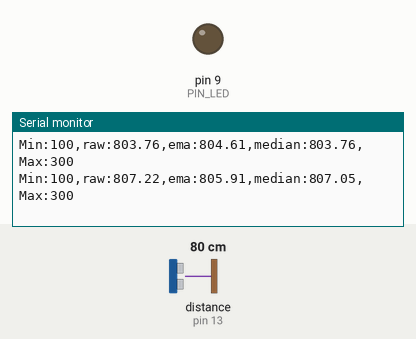
Recording of a sketch running on a simulated Arduino Uno, built with avr-gcc and run on an emulated ATmega328P. Shown: output pins drawn as LEDs (lit = HIGH), the last lines printed to the serial monitor. Wiring (inferred from the names in the program): ultrasonic range finder: trigger pin 12; echo pin 13. The inputs (shaded band) are chosen by the test bench; at power-on: distance to the obstacle (sensor on pin 13) 80 cm. The echo pulse lasts 58.3 µs per cm; pins used as bus, display or sensor lines are not drawn.

Above: at 1.2 s.
1.3 s: distance to the obstacle (sensor on pin 13) set to 250 cm
At 2.3 s:
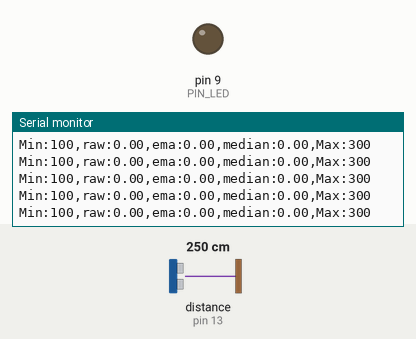
4.3 s: distance to the obstacle (sensor on pin 13) set to 60 cm
At 4.8 s:
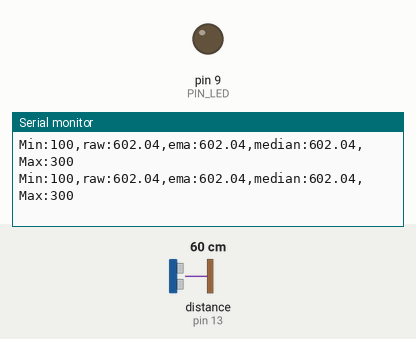
Timing chart, 0 to 7.3 s (numbered marks = the images above; inputs shaded):
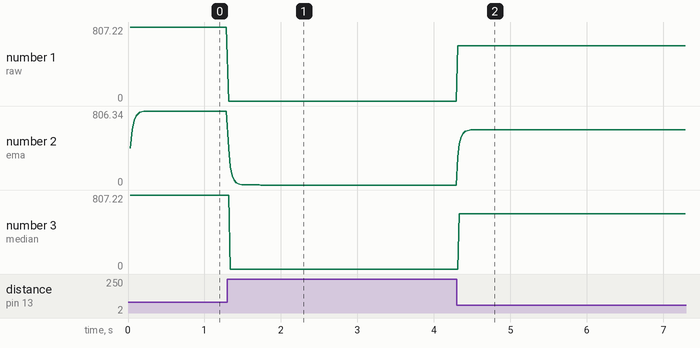

The sketch:

09_example_1_challenge.ino
```cpp
#define PIN_LED 9
#define PIN_TRIG 12
#define PIN_ECHO 13

#define SND_VEL 346.0
#define INTERVAL 25
#define PULSE_DURATION 10
#define _DIST_MIN 100
#define _DIST_MAX 300

#define TIMEOUT ((INTERVAL / 2) * 1000.0)
#define SCALE (0.001 * 0.5 * SND_VEL)

#define _EMA_ALPHA 0.5

#define N 3
// 여기서 N을 3, 10, 30로 각각 변화시키면 된다.

unsigned long last_sampling_time = 0;

float dist_raw = 0;
float dist_ema = 0;
float dist_median = 0;

// Store the latest N samples
float samples[N];
int sample_index = 0;
int sample_count = 0;

float USS_measure(int TRIG, int ECHO);

// Calculate median
float getMedian()
{
  float temp[N];

  // Copy samples
  for (int i = 0; i < sample_count; i++) {
    temp[i] = samples[i];
  }

  // Sort in ascending order
  for (int i = 0; i < sample_count - 1; i++) {
    for (int j = i + 1; j < sample_count; j++) {
      if (temp[i] > temp[j]) {
        float t = temp[i];
        temp[i] = temp[j];
        temp[j] = t;
      }
    }
  }

  // Return median
  if (sample_count % 2 == 1) {
    return temp[sample_count / 2];
  }
  else {
    return (temp[sample_count / 2 - 1]
          + temp[sample_count / 2]) / 2.0;
  }
}

void setup()
{
  pinMode(PIN_LED, OUTPUT);
  pinMode(PIN_TRIG, OUTPUT);
  pinMode(PIN_ECHO, INPUT);

  digitalWrite(PIN_TRIG, LOW);

  Serial.begin(57600);
}

void loop()
{
  if (millis() - last_sampling_time < INTERVAL)
    return;

  last_sampling_time = millis();

  // Measure raw distance
  dist_raw = USS_measure(PIN_TRIG, PIN_ECHO);

  // EMA filter
  dist_ema = _EMA_ALPHA * dist_raw
           + (1.0 - _EMA_ALPHA) * dist_ema;

  // Store raw sample (including invalid values)
  samples[sample_index] = dist_raw;

  sample_index = (sample_index + 1) % N;

  if (sample_count < N) {
    sample_count++;
  }

  // Median filter
  dist_median = getMedian();

  // Serial plotter output
  Serial.print("Min:");
  Serial.print(_DIST_MIN);

  Serial.print(",raw:");
  Serial.print(dist_raw);

  Serial.print(",ema:");
  Serial.print(dist_ema);

  Serial.print(",median:");
  Serial.print(dist_median);

  Serial.print(",Max:");
  Serial.print(_DIST_MAX);

  Serial.println();
}

float USS_measure(int TRIG, int ECHO)
{
  digitalWrite(TRIG, HIGH);
  delayMicroseconds(PULSE_DURATION);
  digitalWrite(TRIG, LOW);

  return pulseIn(ECHO, HIGH, TIMEOUT) * SCALE;
}
```

Measured:
- after the input at 4.3 s, the serial monitor: prints a new line at once (image 2)
- plotted number 1: 0 → 602.04 after the input at 4.3 s
- plotted number 2: 0 → 602.04 after the input at 4.3 s
- plotted number 3: 0 → 602.04 after the input at 4.3 s
